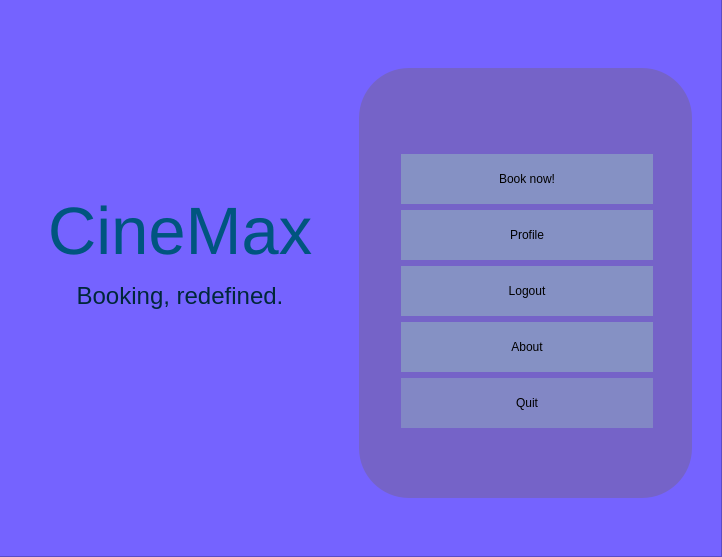
<?xml version="1.0" encoding="UTF-8"?>
<ui version="4.0">
 <class>Form</class>
 <widget class="QWidget" name="Form">
  <property name="geometry">
   <rect>
    <x>0</x>
    <y>0</y>
    <width>722</width>
    <height>557</height>
   </rect>
  </property>
  <property name="windowTitle">
   <string>Form</string>
  </property>
  <widget class="QFrame" name="frame">
   <property name="geometry">
    <rect>
     <x>-1</x>
     <y>-6</y>
     <width>723</width>
     <height>563</height>
    </rect>
   </property>
   <property name="styleSheet">
    <string notr="true">QFrame{	
background-color: rgb(117, 99, 255);
	}</string>
   </property>
   <property name="frameShape">
    <enum>QFrame::StyledPanel</enum>
   </property>
   <property name="frameShadow">
    <enum>QFrame::Raised</enum>
   </property>
   <widget class="QLabel" name="logo">
    <property name="geometry">
     <rect>
      <x>0</x>
      <y>173</y>
      <width>362</width>
      <height>169</height>
     </rect>
    </property>
    <property name="styleSheet">
     <string notr="true">QLabel{
	padding: 10;
	color: rgb(0, 85, 127);
	font: 38pt &quot;Nasalization Rg&quot;;
	background-color: rgba(255, 255, 255, 0);
}</string>
    </property>
    <property name="text">
     <string>&lt;html&gt;&lt;head/&gt;&lt;body&gt;&lt;p align=&quot;center&quot;&gt;&lt;span style=&quot; font-size:50pt; color:#00557f;&quot;&gt;CineMax&lt;/span&gt;&lt;/p&gt;&lt;p align=&quot;center&quot;&gt;&lt;span style=&quot; font-size:18pt; color:#00273a;&quot;&gt;Booking, redefined.&lt;/span&gt;&lt;/p&gt;&lt;/body&gt;&lt;/html&gt;</string>
    </property>
    <property name="textFormat">
     <enum>Qt::RichText</enum>
    </property>
    <property name="scaledContents">
     <bool>true</bool>
    </property>
    <property name="alignment">
     <set>Qt::AlignCenter</set>
    </property>
    <property name="wordWrap">
     <bool>true</bool>
    </property>
   </widget>
   <widget class="QFrame" name="frame_2">
    <property name="geometry">
     <rect>
      <x>360</x>
      <y>74</y>
      <width>333</width>
      <height>430</height>
     </rect>
    </property>
    <property name="styleSheet">
     <string notr="true">QFrame{
	border:none;
	border-radius:50px;
	background-color: rgb(117, 99, 200);
}</string>
    </property>
    <property name="frameShape">
     <enum>QFrame::StyledPanel</enum>
    </property>
    <property name="frameShadow">
     <enum>QFrame::Raised</enum>
    </property>
    <widget class="QWidget" name="layoutWidget">
     <property name="geometry">
      <rect>
       <x>42</x>
       <y>86</y>
       <width>252</width>
       <height>276</height>
      </rect>
     </property>
     <layout class="QVBoxLayout" name="verticalLayout">
      <item>
       <widget class="QPushButton" name="pushButton">
        <property name="minimumSize">
         <size>
          <width>250</width>
          <height>50</height>
         </size>
        </property>
        <property name="styleSheet">
         <string notr="true">QPushButton{
	border:none;
	background-color: rgb(145, 177, 194,150);
	font: 14pt &quot;Nasalization Rg&quot;;
}
QPushButton:hover{
	background-color: rgb(145, 177, 194,100);
}
QPushButton:pressed{
	background-color: rgb(145, 177, 194,80);
}</string>
        </property>
        <property name="text">
         <string>Book now!</string>
        </property>
       </widget>
      </item>
      <item>
       <widget class="QPushButton" name="pushButton_2">
        <property name="minimumSize">
         <size>
          <width>0</width>
          <height>50</height>
         </size>
        </property>
        <property name="styleSheet">
         <string notr="true">QPushButton{
	border:none;
	background-color: rgb(145, 177, 194,150);
	font: 14pt &quot;Nasalization Rg&quot;;
}
QPushButton:hover{
	background-color: rgb(145, 177, 194,100);
}
QPushButton:pressed{
	background-color: rgb(145, 177, 194,80);
}</string>
        </property>
        <property name="text">
         <string>Profile</string>
        </property>
       </widget>
      </item>
      <item>
       <widget class="QPushButton" name="logoutButton">
        <property name="minimumSize">
         <size>
          <width>0</width>
          <height>50</height>
         </size>
        </property>
        <property name="styleSheet">
         <string notr="true">QPushButton{
	border:none;
	background-color: rgb(145, 177, 194,150);
	font: 14pt &quot;Nasalization Rg&quot;;
}
QPushButton:hover{
	background-color: rgb(145, 177, 194,100);
}
QPushButton:pressed{
	background-color: rgb(145, 177, 194,80);
}</string>
        </property>
        <property name="text">
         <string>Logout</string>
        </property>
       </widget>
      </item>
      <item>
       <widget class="QPushButton" name="pushButton_4">
        <property name="minimumSize">
         <size>
          <width>0</width>
          <height>50</height>
         </size>
        </property>
        <property name="styleSheet">
         <string notr="true">QPushButton{
	border:none;
	background-color: rgb(145, 177, 194,150);
	font: 14pt &quot;Nasalization Rg&quot;;
}
QPushButton:hover{
	background-color: rgb(145, 177, 194,100);
}
QPushButton:pressed{
	background-color: rgb(145, 177, 194,80);
}</string>
        </property>
        <property name="text">
         <string>About</string>
        </property>
       </widget>
      </item>
      <item>
       <widget class="QPushButton" name="quitButton">
        <property name="minimumSize">
         <size>
          <width>0</width>
          <height>50</height>
         </size>
        </property>
        <property name="styleSheet">
         <string notr="true">QPushButton{
	border:none;
	background-color: rgb(145, 177, 194,120);
	font: 14pt &quot;Nasalization Rg&quot;;
}
QPushButton:hover{
	background-color: rgb(145, 177, 194,100);
}
QPushButton:pressed{
	background-color: rgb(145, 177, 194,160);
}</string>
        </property>
        <property name="text">
         <string>Quit</string>
        </property>
       </widget>
      </item>
     </layout>
    </widget>
   </widget>
  </widget>
 </widget>
 <resources/>
 <connections/>
</ui>
